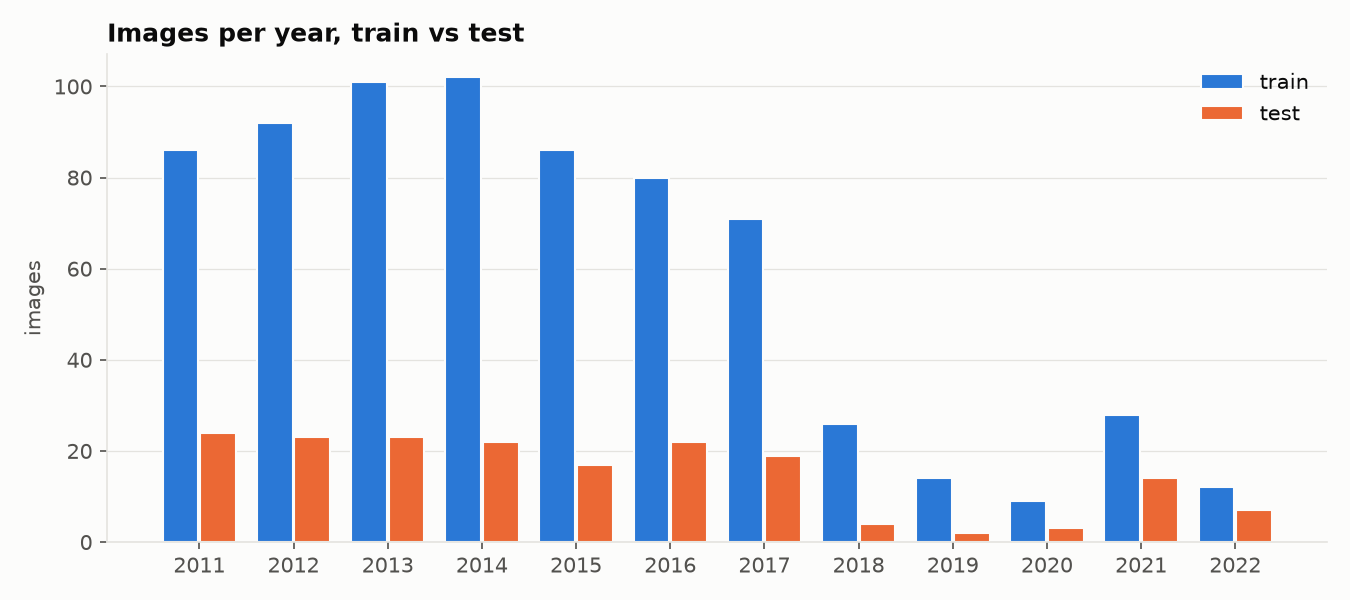
#> input picture EDA/figures/01_images_per_year.png, 1350 x 600 px
$ python -i eda.py   (imports and definitions only)
#> lines starting #> are read from the running program, lines starting #| are printed output that depends on the picture; after the words box and inside, x2 and y2 are one past the last pixel; in counts of white or black regions, pixels touching at a corner belong together
"""Exploratory data analysis of the MAGFiLO 1.0 Kaggle 2026 data. Writes figures/ and stats.json next to this file.

    python EDA/eda.py --data /path/to/MAGFiLO_1.0_Kaggle_2026

Needs numpy, pandas, matplotlib, opencv-python-headless.
"""
from __future__ import annotations

import argparse
import itertools
import json
from collections import Counter, defaultdict
from concurrent.futures import ProcessPoolExecutor
from datetime import date
from pathlib import Path

import cv2
import matplotlib

# [1 line not run here, left out]
import matplotlib.pyplot as plt  # noqa: E402
import numpy as np  # noqa: E402
import pandas as pd  # noqa: E402

OUT = Path(__file__).resolve().parent
FIG = OUT / "figures"
ANN_NAME = "MAGFiLO_1.0_Annotations_kaggle2026_train.json"
FULL = 2048
SMALL = 512  # resolution for intensity and disk statistics

# Colors: reference categorical palette, slot 1 = train, slot 2 = test; recessive greys for structure
TRAIN, TEST, THIRD = "#2a78d6", "#eb6834", "#1baf7a"
INK, INK2, GRID, SURFACE = "#0b0b0b", "#52514e", "#e4e3df", "#fcfcfb"
SEQ = ["#fcfcfb", "#cde2fb", "#9ec5f4", "#6da7ec", "#3987e5", "#256abf", "#184f95", "#0d366b"]

# [8 lines not run here, left out]


# [4 lines left out: function save, not called in this run]


def obs_date(file_name: str) -> date:
    return date(int(file_name[:4]), int(file_name[4:6]), int(file_name[6:8]))


def poly(seg) -> np.ndarray:
    return np.asarray(seg[0], dtype=np.float32).reshape(-1, 2)


def spine_length(spine) -> float:
    p = np.asarray(spine, dtype=np.float64).reshape(-1, 2)
    return float(np.linalg.norm(np.diff(p, axis=0), axis=1).sum()) if len(p) > 1 else 0.0


# [7 lines left out: function label_mask, not called in this run]


def disk_stats(path: str) -> dict:
    """Disk centre/radius (Otsu + largest component at SMALL px) and intensity statistics."""
#> called with path = 'figures/01_images_per_year.png'
    img = cv2.imread(path, cv2.IMREAD_GRAYSCALE)
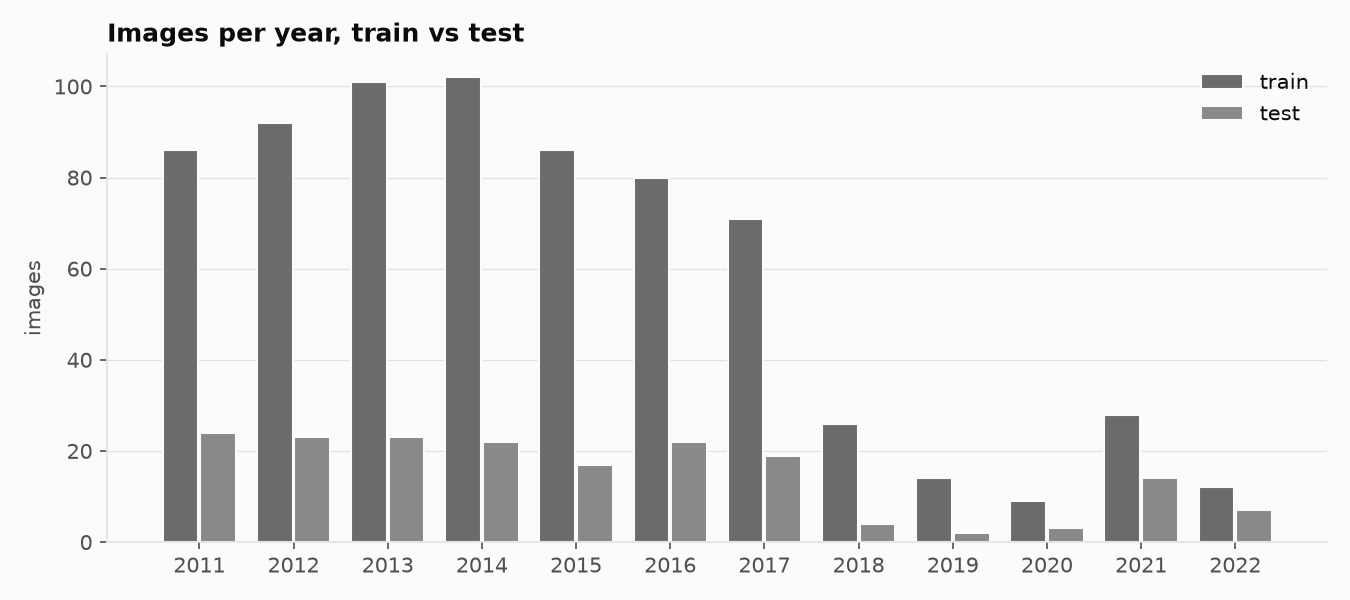
#> img: shape (600, 1350); min 11, max 251, mean 225.8
    small = cv2.resize(img, (SMALL, SMALL), interpolation=cv2.INTER_AREA)
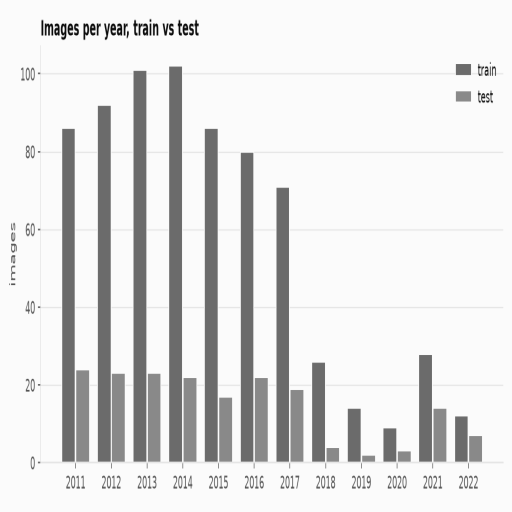
#> small: shape (512, 512); min 11, max 251, mean 225.8
    _, th = cv2.threshold(small, 0, 255, cv2.THRESH_BINARY + cv2.THRESH_OTSU)
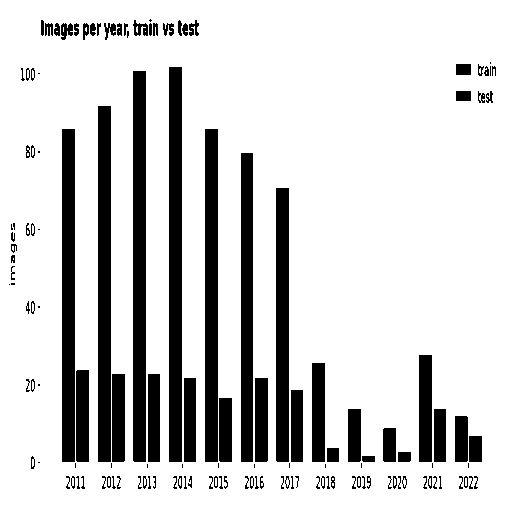
#> th: shape (512, 512); 82% white; 138 black regions (29 under 20 px), largest, box (x1, y1, x2, y2) and area: (169, 67, 182, 462) 5135, (133, 71, 146, 462) 5082, (98, 106, 111, 462) 4628
    n, lab, st, cen = cv2.connectedComponentsWithStats(th)
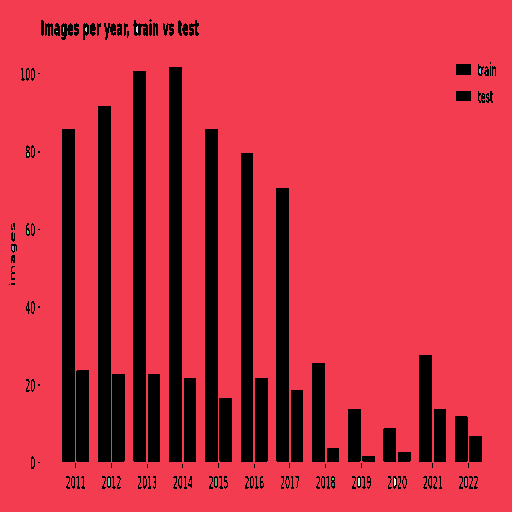
#> lab: shape (512, 512) int32; 22 distinct labels, from 0 to 21; one colour per label, 0 black
#> n = 22; st = 22 rows, first 6: [9, 19, 487, 470, 47216], [0, 0, 512, 512, 214774], [63, 27, 1, 5, 5], [85, 27, 2, 5, 8], [136, 26, 2, 7, 12], [56, 31, 2, 1, 2]; cen = 22 rows, first 8: [201.9, 320.5], [267.3, 241.2], [63, 29], [85.62, 29], [136.6, 29], [56.5, 31], [119, 31], [145, 31]
    k = 1 + int(np.argmax(st[1:, cv2.CC_STAT_AREA]))
#> k = 1
    disk = lab == k
    cx, cy = cen[k]
#> cx = 267.3; cy = 241.2
    r_otsu = float(np.sqrt(disk.sum() / np.pi))
#> r_otsu = 261.5
    # Some images have a grey ring outside the limb that Otsu merges into the disk, so the limb itself is
    # found with a Hough circle fit (radius 800-980 px at 2048); Otsu is kept only to flag those images
    circ = cv2.HoughCircles(cv2.GaussianBlur(small, (5, 5), 1.5), cv2.HOUGH_GRADIENT, dp=1, minDist=SMALL,
                            param1=60, param2=30, minRadius=200, maxRadius=245)
#> circ = None
    if circ is not None:
        cx, cy, r = (float(v) for v in circ[0, 0])
    else:
        r = r_otsu
#> r = 261.5
    yy, xx = np.mgrid[:SMALL, :SMALL]
    rr = np.hypot(xx - cx, yy - cy) / r
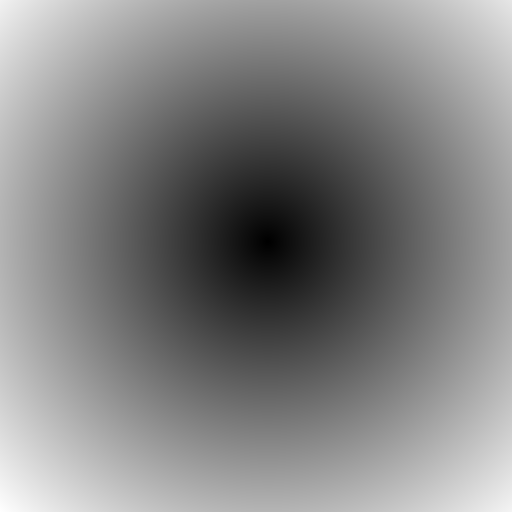
#> rr: shape (512, 512) float64; min 0.00125, max 1.45, mean 0.751; drawn with min black and max white
    on = rr < 0.98
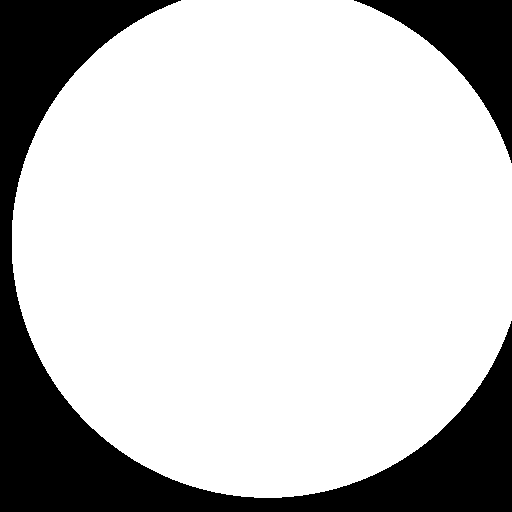
#> on: shape (512, 512) bool; 77.6% white; 2 black regions, box (x1, y1, x2, y2) and area: (0, 0, 512, 512) 49894, (354, 0, 512, 163) 8909
    bins = np.linspace(0, 1, 21)
    prof = [float(small[(rr >= a) & (rr < b)].mean()) for a, b in zip(bins[:-1], bins[1:])]
#> prof = [234.6, 177, 205.6, 221.6, 210.8, 224.2, 225.9, 219.3, 229.5, 225.9, 221.7, 227.8, 215.7, 218.7, 221.1, 210.9, 220.5, 228.5, 230.7, 230.4]
    hist = np.bincount(small[on].ravel(), minlength=256).astype(np.int64)
#> hist = 256 values, max 150759 at index 251, min 0 at index 0, mean 794.3
    s = FULL / SMALL
    return {"file_name": Path(path).name, "cx": cx * s, "cy": cy * s, "r": r * s, "r_otsu": r_otsu * s,
            "hough_found": circ is not None, "ring": bool(r_otsu > 1.05 * r),
            "annulus_mean": float(small[(rr > 1.02) & (rr < 1.10)].mean()),
            "mean_on_disk": float(small[on].mean()), "std_on_disk": float(small[on].std()),
            "mean_off_disk": float(small[rr > 1.05].mean()), "profile": prof, "hist": hist.tolist()}


# [388 lines left out: functions record_pair_stats, main, not called in this run]


# [2 lines not run here, left out]

>>> result = disk_stats('figures/01_images_per_year.png')
#> result = 13 items
